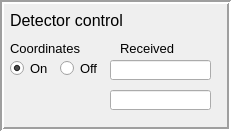
   <widget class="QFrame" name="frame_14">
    <property name="geometry">
     <rect>
      <x>700</x>
      <y>580</y>
      <width>231</width>
      <height>131</height>
     </rect>
    </property>
    <property name="frameShape">
     <enum>QFrame::Box</enum>
    </property>
    <property name="frameShadow">
     <enum>QFrame::Sunken</enum>
    </property>
    <property name="lineWidth">
     <number>2</number>
    </property>
    <widget class="QLabel" name="label_38">
     <property name="geometry">
      <rect>
       <x>10</x>
       <y>10</y>
       <width>161</width>
       <height>21</height>
      </rect>
     </property>
     <property name="font">
      <font>
       <pointsize>12</pointsize>
      </font>
     </property>
     <property name="text">
      <string>Detector control</string>
     </property>
    </widget>
    <widget class="QLabel" name="label_39">
     <property name="geometry">
      <rect>
       <x>10</x>
       <y>40</y>
       <width>131</width>
       <height>16</height>
      </rect>
     </property>
     <property name="font">
      <font>
       <pointsize>10</pointsize>
      </font>
     </property>
     <property name="text">
      <string>Coordinates</string>
     </property>
    </widget>
    <widget class="QRadioButton" name="radiobtn_detectON">
     <property name="geometry">
      <rect>
       <x>10</x>
       <y>60</y>
       <width>41</width>
       <height>17</height>
      </rect>
     </property>
     <property name="font">
      <font>
       <pointsize>10</pointsize>
      </font>
     </property>
     <property name="text">
      <string>On</string>
     </property>
     <property name="checked">
      <bool>true</bool>
     </property>
    </widget>
    <widget class="QRadioButton" name="radiobtn_detectOFF">
     <property name="geometry">
      <rect>
       <x>60</x>
       <y>60</y>
       <width>51</width>
       <height>17</height>
      </rect>
     </property>
     <property name="font">
      <font>
       <pointsize>10</pointsize>
      </font>
     </property>
     <property name="text">
      <string>Off</string>
     </property>
    </widget>
    <widget class="QLineEdit" name="ledit_detectX">
     <property name="geometry">
      <rect>
       <x>110</x>
       <y>60</y>
       <width>101</width>
       <height>20</height>
      </rect>
     </property>
    </widget>
    <widget class="QLineEdit" name="ledit_detectY">
     <property name="geometry">
      <rect>
       <x>110</x>
       <y>90</y>
       <width>101</width>
       <height>20</height>
      </rect>
     </property>
    </widget>
    <widget class="QLabel" name="label_40">
     <property name="geometry">
      <rect>
       <x>120</x>
       <y>40</y>
       <width>71</width>
       <height>16</height>
      </rect>
     </property>
     <property name="font">
      <font>
       <pointsize>10</pointsize>
      </font>
     </property>
     <property name="text">
      <string>Received</string>
     </property>
    </widget>
   </widget>
